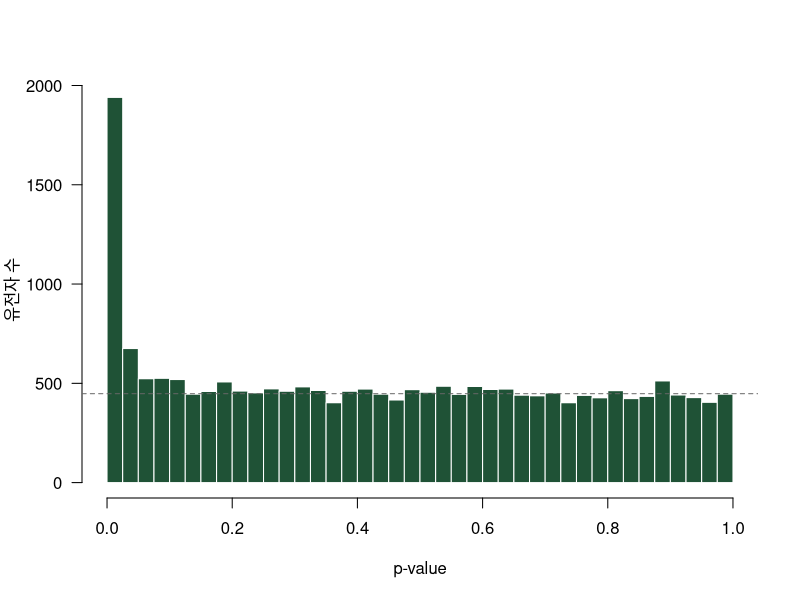
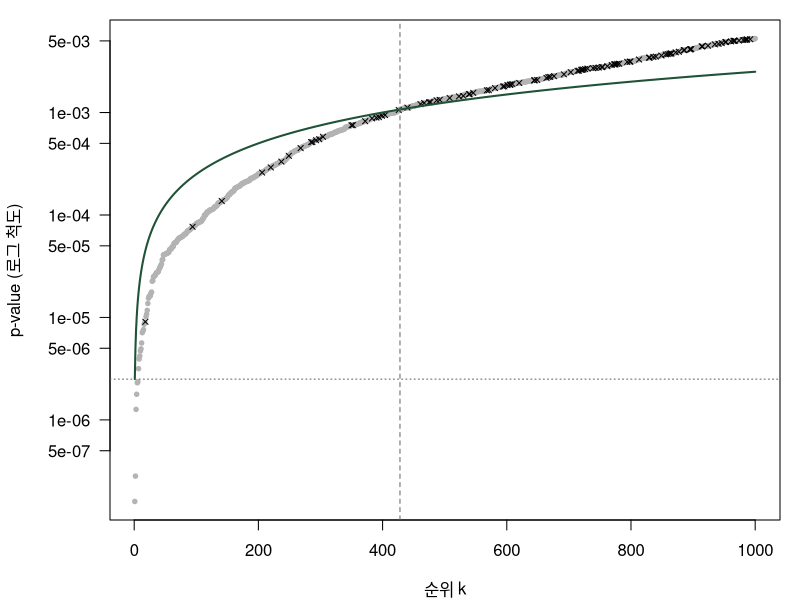

Source code (R) for these figures, in order:
## ---- chunk 1
#| label: setup
sim_genes <- function(m = 20000, m_de = 2000, effect = 1.5, sd = 0.8) {
  x <- matrix(rnorm(m * 12, mean = 5, sd = sd), nrow = m)   # 행 = 유전자, 열 = 마우스
  direction <- sample(c(-1, 1), m_de, replace = TRUE)
  de <- seq_len(m_de)                                       # 처음 m_de개 유전자
  x[de, 7:12] <- x[de, 7:12] + direction * effect           # 7–12열 = HFD
  x
}
row_t_p <- function(x) {          # 유전자마다 등분산 t-검정 (6장 5절 공식을 행 단위로)
  a <- x[, 1:6]; b <- x[, 7:12]
  ma <- rowMeans(a); mb <- rowMeans(b)
  sp2 <- (rowSums((a - ma)^2) + rowSums((b - mb)^2)) / 10
  t <- (mb - ma) / sqrt(sp2 * (1/6 + 1/6))
  2 * pt(-abs(t), df = 10)
}

set.seed(20261026)
x     <- sim_genes()
is_de <- rep(c(TRUE, FALSE), times = c(2000, 18000))    # 참값
p     <- row_t_p(x)

c(row_t_p = p[1], t.test = t.test(x[1, 7:12], x[1, 1:6], var.equal = TRUE)$p.value)  # 같은 값
## ---- chunk 2
#| label: raw
score <- function(found) c(found = sum(found), true = sum(found & is_de),
                           false = sum(found & !is_de),
                           false_ratio = sum(found & !is_de) / max(1, sum(found)))
score(p < 0.05)
## ---- chunk 3
#| label: fig-phist
#| fig-cap: "유전자 2만 개의 p-value. 회색 점선: 변화 없는 유전자만 있었다면 기대되는 높이"
#| fig-height: 3.5
pi0_hat <- 2 * mean(p > 0.5)        # 0.5 위쪽은 거의 변화 없는 유전자 → 평평한 높이로 비율 추정
pi0_hat
hist(p, breaks = seq(0, 1, by = 0.025), col = "#1F5236", border = "white", las = 1,
     main = "", xlab = "p-value", ylab = "유전자 수")
abline(h = pi0_hat * 20000 / 40, lty = 2, col = "grey40")    # 막대 40개
## ---- chunk 4
#| label: bonferroni
0.05 / 20000                                   # 유전자별 기준
score(p < 0.05 / 20000)
score(p.adjust(p, method = "bonferroni") < 0.05)   # 같은 결과 (p에 m을 곱해 0.05와 비교)
score(p.adjust(p, method = "holm") < 0.05)         # Holm: Bonferroni보다 항상 같거나 많이 찾음
## ---- chunk 5
#| label: fwer-null
set.seed(3)
fwer <- replicate(100, {
  pp <- row_t_p(sim_genes(m_de = 0))          # 모든 유전자가 변화 없음
  c(raw_any = any(pp < 0.05), bonf_any = any(pp < 0.05 / 20000))
})
rowMeans(fwer)                                 # 100번 실험 중 가짜가 하나라도 나온 비율
## ---- chunk 6
#| label: bh-manual
q_level <- 0.05
o <- order(p)
k <- max(which(p[o] <= (1:20000) / 20000 * q_level))
k                                   # 발견 수
p[o][k]                             # 실제로 쓰인 p 기준

q_bh <- p.adjust(p, method = "BH")  # BH 보정 p (흔히 q-value, DESeq2의 padj)
sum(q_bh < 0.05)                    # 손으로 한 결과와 같음
## ---- chunk 7
#| label: fig-bh
#| dev: "png"
#| fig-cap: "가장 작은 p-value 1000개. 초록 선: BH 기준 (k/m) × 0.05, 회색 점선(수평): Bonferroni 기준, 회색 파선(수직): BH 발견 수 k. 회색 점: 진짜 DE, 검은 ×: 변화 없는 유전자(가짜)"
#| fig-height: 4
top <- o[1:1000]
par(mar = c(4, 5.5, 1, 1))
plot(1:1000, p[top], log = "y", type = "n", las = 1, xlab = "순위 k", ylab = "")
title(ylab = "p-value (로그 척도)", line = 4.3)
points(which(is_de[top]), p[top][is_de[top]], pch = 19, cex = 0.6, col = "grey70")     # 진짜 DE
points(which(!is_de[top]), p[top][!is_de[top]], pch = 4, cex = 0.7, col = "black")    # 변화 없음
lines(1:1000, (1:1000) / 20000 * q_level, col = "#1F5236", lwd = 2)   # BH 기준
abline(h = 0.05 / 20000, lty = 3, col = "grey40")                      # Bonferroni 기준
abline(v = k, lty = 2, col = "grey40")
## ---- chunk 8
#| label: compare
rbind(raw_0.05   = score(p < 0.05),
      bonferroni = score(p.adjust(p, "bonferroni") < 0.05),
      BH_0.05    = score(q_bh < 0.05),
      BH_0.10    = score(q_bh < 0.10))
## ---- chunk 9
#| label: fdr-repeat
set.seed(2)
fdp <- replicate(20, {
  qq <- p.adjust(row_t_p(sim_genes()), "BH")
  found <- qq < 0.05
  c(found = sum(found), false_ratio = sum(found & !is_de) / max(1, sum(found)))
})
round(range(fdp["false_ratio", ]), 3)    # 실험마다의 가짜 비율 범위
round(mean(fdp["false_ratio", ]), 3)     # 평균
